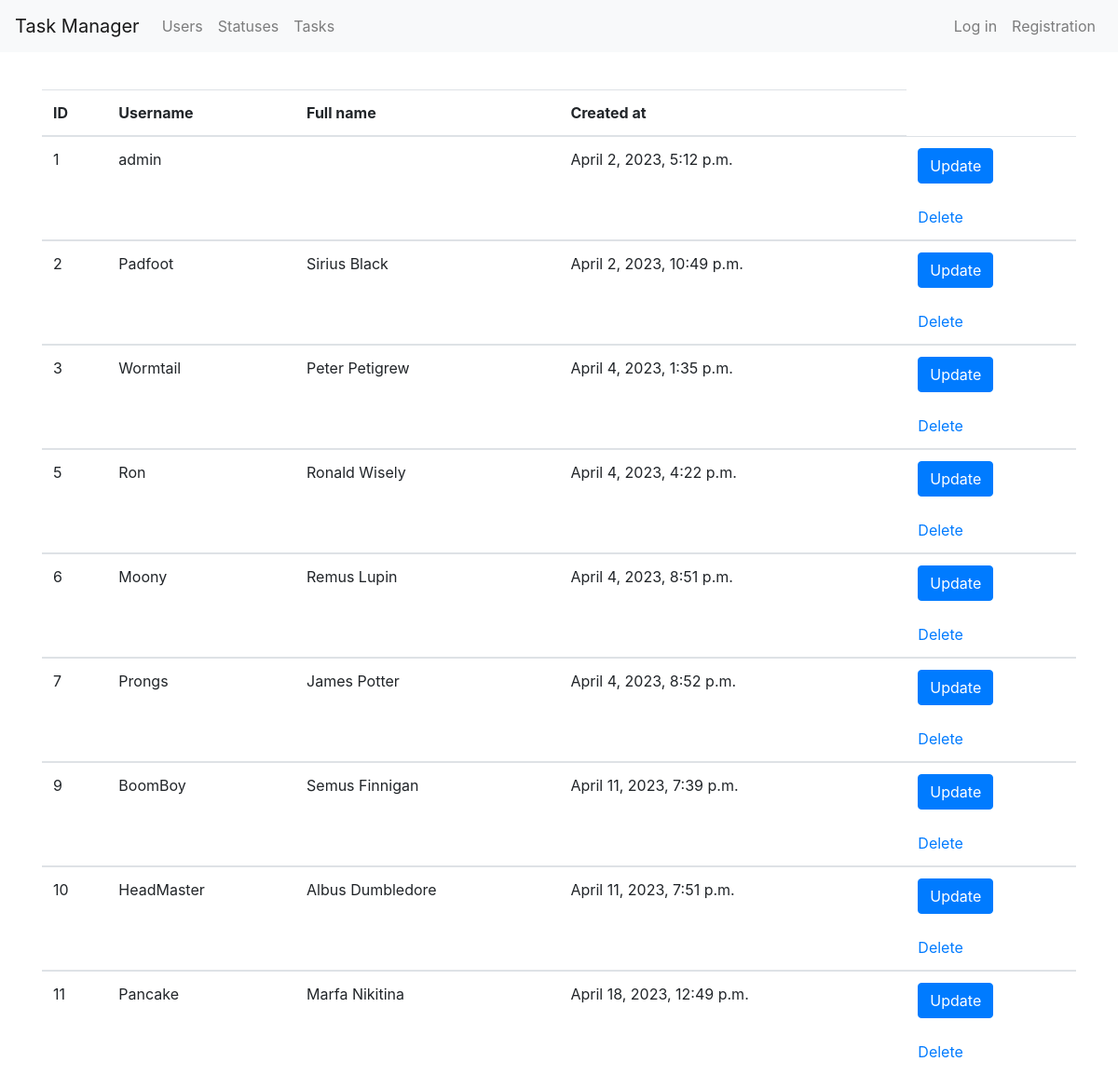
/users/, run on the app's committed database.
### users/models.py (models this page shows)
class User(AbstractUser):
    def __str__(self):
        return self.get_full_name()

### users/views.py (the view)
# urls.py: path('', views.UsersList.as_view(), name='users_list'),
class UsersList(ListView):
    model = User
    template_name = 'users/users_list.html'

### users/templates/users/users_list.html
{% extends 'main_page/base.html' %}
{% block body %}
    <table class="table">
        <thead>
            <tr>
                <th>ID</th>
                <th>Username</th>
                <th>Full name</th>
                <th>Created at</th>
            </tr>
        </thead>
        {% for item in object_list %}
        <tbody>
            <tr>
                <td>{{ item.id }}</td>
                <td>{{ item.username }}</td>
                <td>{{ item.first_name }} {{ item.last_name }}</td>
                <td>{{ item.date_joined }}</td>
                <td>
                    <form action="{% url 'update' pk=item.id %}">
                        <button type="submit" class="btn btn-primary">Update</button>
                    </form>
                    <br>
                    <a href="{% url 'delete_user' pk=item.id %}">Delete</a>
                </td>
            </tr>
        {% endfor %}
        </tbody>
    </table>
{% endblock %}

### data on the page
User: id "1", username "admin", date_joined "April 2, 2023, 5:12 p.m."
User: id "2", username "Padfoot", first_name "Sirius", last_name "Black", date_joined "April 2, 2023, 10:49 p.m."
User: id "3", username "Wormtail", first_name "Peter", last_name "Petigrew", date_joined "April 4, 2023, 1:35 p.m."
User: id "5", username "Ron", first_name "Ronald", last_name "Wisely", date_joined "April 4, 2023, 4:22 p.m."
User: id "6", username "Moony", first_name "Remus", last_name "Lupin", date_joined "April 4, 2023, 8:51 p.m."
User: id "7", username "Prongs", first_name "James", last_name "Potter", date_joined "April 4, 2023, 8:52 p.m."
User: id "9", username "BoomBoy", first_name "Semus", last_name "Finnigan", date_joined "April 11, 2023, 7:39 p.m."
User: id "10", username "HeadMaster", first_name "Albus", last_name "Dumbledore", date_joined "April 11, 2023, 7:51 p.m."
User: id "11", username "Pancake", first_name "Marfa", last_name "Nikitina", date_joined "April 18, 2023, 12:49 p.m."
